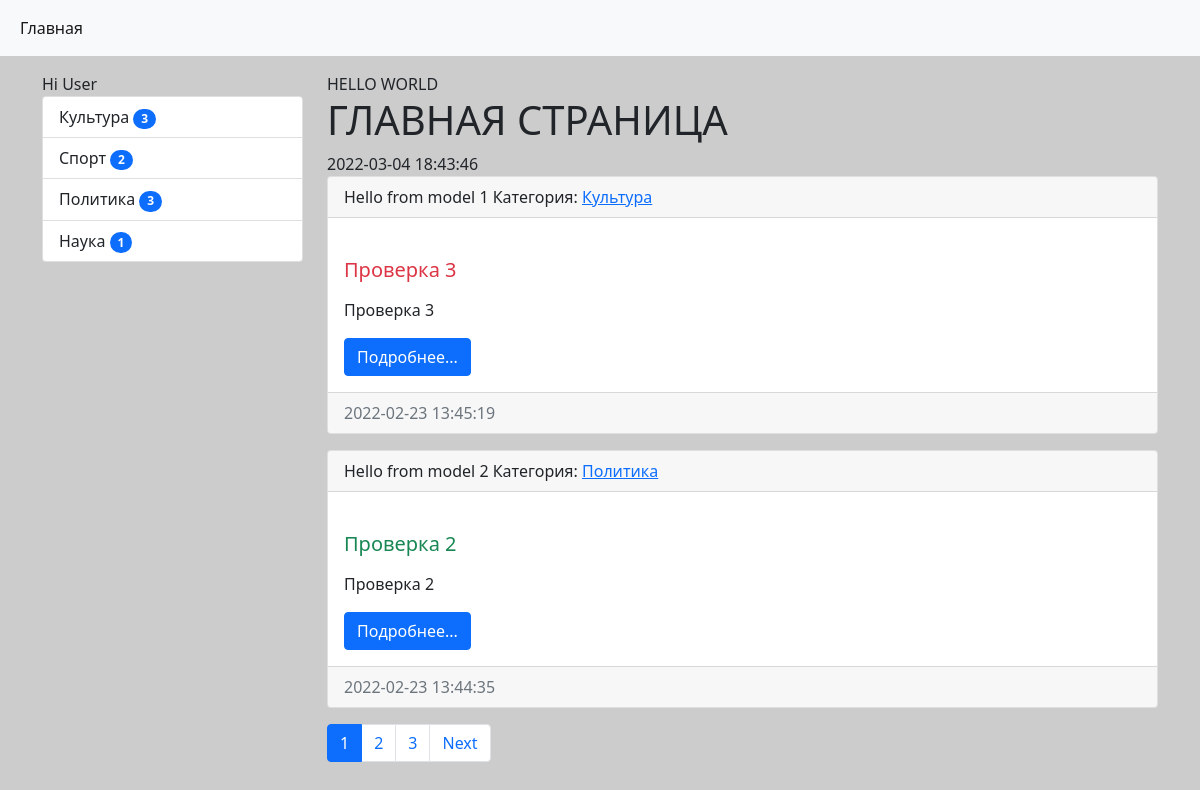
The page / on the database its author committed.
### news/models.py (models this page shows, shortened)
class Category(models.Model):
    title = models.CharField(max_length=150, db_index=True, verbose_name='Наименование категории')
    def get_absolute_url(self):
        return reverse("category", kwargs={"category_id": self.pk})
    def __str__(self): # Функция, которая показывает строковое представление объектов
        return self.title
    class Meta:
        verbose_name = 'Категория'
        verbose_name_plural = 'Категории'
        ordering = ['title']

class News(models.Model):
    title = models.CharField(max_length=150, verbose_name='Наименование')
    content = models.TextField(blank=True, verbose_name='Контент')
    created_at = models.DateTimeField(auto_now_add=True, verbose_name='Дата публикации')
    updated_at = models.DateTimeField(auto_now=True, verbose_name='Дата правки')
    photo = models.ImageField(upload_to=f'photos/%Y/%m/%d', verbose_name='Фото', blank=True)
    is_published = models.BooleanField(default=True, verbose_name='Опубликованно')
    category = models.ForeignKey('Category', on_delete=models.PROTECT, verbose_name='Категория') # Связывание этой области с таблицей категорий. Параметр null нужен потому, что мы уже ранее создали таблицу и без этого параметра ее просто нельзя будет поменять, т.к. данных то там нет, а мы добавляем новое поле
    def my_func(self):
        return 'Hello from model'
    def get_absolute_url(self): # Благодаря этому методу, если мы работаем с классами в views.py то происходит при добавлении чего-то в БД редирект на эту самую новость, которую мы добавили
        return reverse("view_news", kwargs={"news_id": self.pk})
    class Meta:
        verbose_name = 'Новость'
        verbose_name_plural = 'Новости'
        ordering = ['-created_at']

### news/views.py (the view)
# urls.py: path('', HomeNews.as_view(), name='home'), # Маршрут если используем класс
class HomeNews(MyMixin, ListView):
    model = News # Будут полученны все данные из модели News
    template_name = 'news/home_news_list.html' # Переобределение базового файла. По умолчанию django создает файл с названием приложения + _list.html, но мы хотим свое название. Теперь шаблон news_list.html не используется
    context_object_name = 'news' # Указываем название того объекта с которым мы хотим работать, вместо базового object_list. Это все уже в шаблоне, когда проходим циклом. {% for item in object_list %}, теперь соответственно {% for item in news %}
    mixin_prop = 'hello world'
    paginate_by = 2 # Две записи на странице должно показываться
    def get_context_data(self, **kwargs): # Данная функция уже позволяет нам получать переменные, но уже и те которые являются динамическими, т.е. изменяемыми, в общем улучшенная версия атрибута extra_context
        context = super().get_context_data(**kwargs) # Теперь в переменной записано все то, что было до этого
        context['title'] = self.get_upper('Главная страница')
        context['mixin_prop'] = self.get_prop()
        return context
    def get_queryset(self): # Данные метод переопределеяется в том случае, если нам нужна фильтрация по определенным данным. Например мы не хотим, чтобы если галочка не стоит в is_published, тогда новость бы не показывалась и вот тогда мы переопределяем этот метод
        return News.objects.filter(is_published=True).select_related('category')

### news/templatetags/news_tags.py (called while the page is built)
@register.inclusion_tag('news/list_categories.html') # Тег и параметром передается где он создан
def show_categories(arg1='Hello', arg2='world'): # Создание уже сложного тега, который может и выводить данные и рендерить их, т.е. отображать
    categories = Category.objects.annotate(cnt=Count('news', filter=F('news__is_published'))).filter(cnt__gt=0)
    return {'categories': categories, 'arg1': arg1, 'arg2': arg2}

### news/utils.py (called while the page is built)
    def get_prop(self):
        return self.mixin_prop.upper()

    def get_upper(self, string):
        if isinstance(string, str):
            return string.upper()
        else:
            return string.title.upper()

### news/templates/news/home_news_list.html (shortened to what this page needs)
{% extends 'base.html' %}
{% block sidebar %}
    {% include 'inc/_sidebar.html' %}
{% endblock %}
{% block content %}
{{ mixin_prop }}
<h1>{{ title }}</h1>
{% now 'Y-m-d H:i:s' %}
{% for item in news %}
<div class="card mb-3">
    <div class="card-header">
        {{item.my_func}}
        {{forloop.counter}}
        Категория: <a href="{{ item.category.get_absolute_url }}">{{ item.category }}</a>
    </div>
    <div class="card-body">
        <div class="media">
            <div class="media-body">
                <h5 class="card-title {% cycle 'text-danger' 'text-success' %}">{{ item.title }}</h5>
                {% autoescape off %}
                <p class="card-text">{{ item.content|safe|linebreaks|truncatewords:50 }}</p>
                {% endautoescape %}
                <a href="{{ item.get_absolute_url }}" class="btn btn-primary">Подробнее...</a>
            </div>
        </div>
    </div>
    <div class="card-footer text-muted">
        {{ item.created_at|date:'Y-m-d H:i:s' }}
    </div>
</div>
{% endfor %}
{% endblock %}

### news/templates/news/list_categories.html
<div class="list-group">
    {{ arg1 }} {{ arg2 }}
    {% for item in categories %}
    <a href="{{ item.get_absolute_url }}" class="list-group-item list-group-item-action">{{ item.title }} <span class="badge bg-primary rounded-pill">{{ item.cnt }}</span> </a>
    {% endfor %}
</div>

### mysite/static/css/style.css (style rules this page uses)
body { background-color: #ccc; }

### rows shown on the page
Category: title "Культура", cnt "3"
Category: title "Спорт", cnt "2"
Category: title "Политика", cnt "3"
Category: title "Наука", cnt "1"
News: my_func "Hello from model", category "Культура", title "Проверка 3", content "Проверка 3", created_at "2022-02-23 13:45:19"
News: my_func "Hello from model", category "Политика", title "Проверка 2", content "Проверка 2", created_at "2022-02-23 13:44:35"

### other values the page prints
{{ arg1 }} "Hi"
{{ arg2 }} "User"
{{ mixin_prop }} "HELLO WORLD"
{{ title }} "ГЛАВНАЯ СТРАНИЦА"
{{ p }} "1"
{{ p }} "2" "3"
